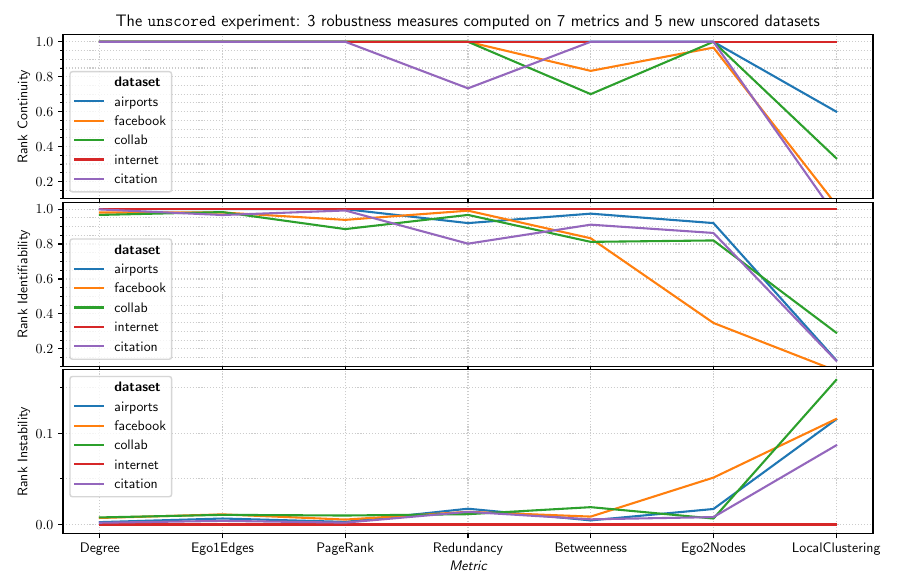

Write Python code to recreate this figure.
import numpy as np
import pandas as pd
import matplotlib.pyplot as plt
import matplotlib.ticker as plticker
import matplotlib.font_manager as fm
import seaborn as sns

import matplotlib
from matplotlib.gridspec import GridSpec

from utils import palette_robustness_light, palette_robustness, palette_robustness_dark

matplotlib.rc('text', usetex=True)
matplotlib.rcParams['mathtext.fontset'] = 'custom'
matplotlib.rcParams['mathtext.rm'] = 'Bitstream Vera Sans'
matplotlib.rcParams['mathtext.it'] = 'Bitstream Vera Sans:italic'
prop = fm.FontProperties(fname='../fonts/JetBrainsMono-1.0.3/ttf/JetBrainsMono-Regular.ttf')
matplotlib.rcParams['mathtext.tt'] = prop.get_name()

columns = ['experiment', 'robustness', 'dataset', 'metric', 'value']
metrics = ['Betweenness', 'Degree', 'Ego1Edges', 'Ego2Nodes', 'LocalClustering', 'PageRank', 'Redundancy']
datasets = ['airports', 'facebook', 'collab', 'internet', 'citation']
robustness_measures = ['RankIdentifiability', 'RankInstability', 'RankContinuity']
experiment_name = 'unscored'
experiments = [experiment_name]

# %%

# DF graffs

df_graffs = pd.read_excel("robustness_graffs.xlsx", sheet_name=0)
df_graffs.columns = map(str.lower, df_graffs.columns)
df_graffs = df_graffs.rename({'robustnessmeasure': 'robustness'}, axis=1)
df_graffs = df_graffs[df_graffs['experiment'].isin(experiments)]
df_graffs = df_graffs[df_graffs['metric'].isin(metrics) & df_graffs['dataset'].isin(datasets)]
df_graffs['metric'] = pd.Categorical(df_graffs['metric'], categories=metrics, ordered=True)
df_graffs = df_graffs[columns]

# DF combined

df_combined = df_graffs
df_combined = df_combined[df_combined['robustness'].isin(robustness_measures)]

# %% Sort columns

# Decide metric order
avgs = df_combined[df_combined['experiment'] == experiment_name].groupby(['metric', 'robustness'],
                                                                         as_index=False).mean()
by_metrics = avgs.pivot_table(values='value', index='metric', columns='robustness', aggfunc='mean')
by_metrics['robustness_overall'] = by_metrics['RankIdentifiability'] - by_metrics['RankInstability']
by_metrics = by_metrics.drop(robustness_measures, axis=1)
by_metrics = by_metrics.sort_values('robustness_overall', ascending=False)
metrics_sorted = list(by_metrics.index.values)

df = df_combined.copy()
df['experiment'] = pd.Categorical(df_combined['experiment'], categories=experiments, ordered=True)
df['robustness'] = pd.Categorical(df_combined['robustness'], categories=robustness_measures, ordered=True)
df['dataset'] = pd.Categorical(df_combined['dataset'], categories=datasets, ordered=True)
df['metric'] = pd.Categorical(df_combined['metric'], categories=metrics_sorted, ordered=True)
df = df.sort_values(['experiment', 'robustness', 'dataset', 'metric'])

# %% Reproduction plot

# noinspection PyTypeChecker
fig = plt.subplots(figsize=(9, 6.2), sharex=True, squeeze=True)

gs1 = GridSpec(3, 1)
gs1.update(hspace=0.04)


# noinspection PyUnresolvedReferences
def plot_for_robustness(robustness_measure, pos):
    plt.subplot(gs1[pos])
    data = df[df['robustness'] == robustness_measure]

    sns.lineplot(
        x=data['metric'],
        y=data['value'],
        hue=data['dataset'].rename("\\textbf{dataset}"),
        estimator='mean',
    )

    plt.margins(x=0.05)
    plt.gca().yaxis.set_minor_locator(plticker.MultipleLocator(0.05))
    plt.grid(color='0.8', linestyle=':', which='both', axis='both')

    if pos != 2:
        plt.gca().set_xticklabels([])
        plt.gca().set_xlabel(None)

    plt.ylabel("Rank " + robustness_measure[4:])


plot_for_robustness('RankContinuity', 0)
plt.title("The \\texttt{unscored} experiment: 3 robustness measures "
          "computed on 7 metrics and 5 new unscored datasets")
plt.ylim(0.0, 1.04)

plot_for_robustness('RankIdentifiability', 1)
plt.ylim(0.0, 1.04)

plot_for_robustness('RankInstability', 2)
plt.xlabel("\\textsl{Metric}")
plt.gca().yaxis.set_major_locator(plticker.FixedLocator(np.linspace(0, 1, 11)))
plt.ylim(-0.01, 0.21)

plt.subplots_adjust(left=0.07, right=0.97, top=0.94, bottom=0.08)
plt.savefig("plot_unscored.pdf")
plt.show()
